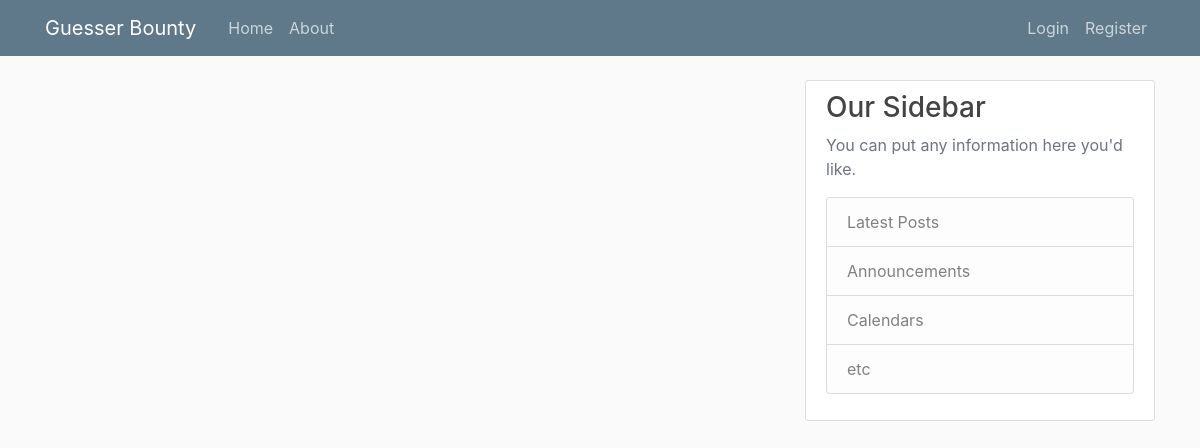
/, run on an earlier commit of the app's database.
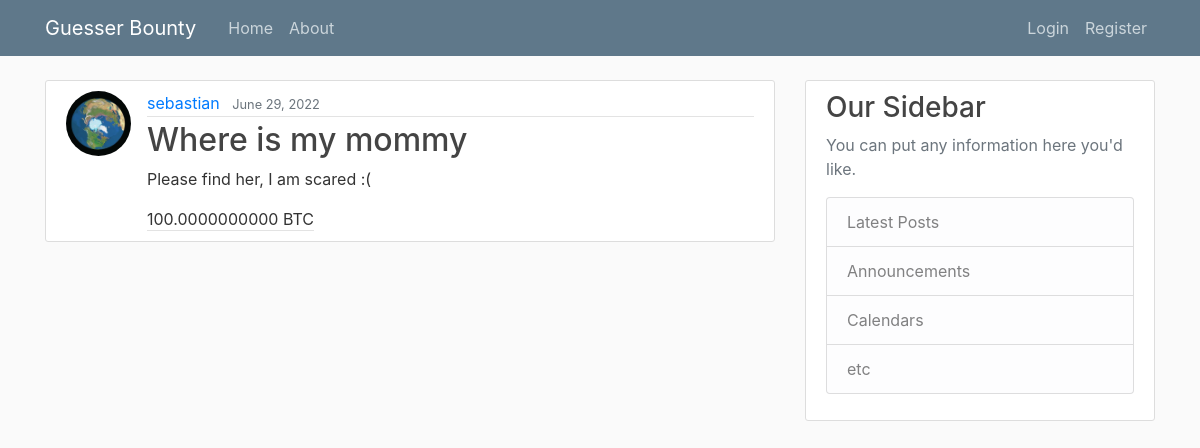
And on a later commit of the database.
### bounty/models.py (models this page shows, shortened)
class Bounty(models.Model):
    title = models.CharField(max_length=128)
    description = models.TextField()
    price = models.DecimalField(max_digits=20,decimal_places=10)
    num_accepted = models.IntegerField(default=0)
    num_submissions = models.IntegerField(default=0)
    date_posted = models.DateTimeField(default=timezone.now)
    is_completed = models.BooleanField(default=False)
    author = models.ForeignKey(User,on_delete=models.CASCADE)
    image = models.ImageField(default="default.jpg",upload_to="bounty_images")

### bounty/views.py (the view)
# urls.py: path('', BountyListView.as_view(),name="bounty-home"),
class BountyListView(ListView):
    model = Bounty
    template_name = "bounty/home.html" # <app>/<model>_<viewtype>.html
    context_object_name = "bounties"
    ordering = ["-date_posted"]
    paginate_by = 10

### bounty/templates/bounty/home.html (shortened to what this page needs)
{% extends "bounty/base.html" %}
{% block content %}
    {% for bounty in bounties %}
        <article class="media content-section">
            <img class="rounded-circle article-img" src="{{ bounty.image.url }}" />
            <div class="media-body">
            <div class="article-metadata">
                <a class="mr-2" href="{% url 'user-bounties' bounty.author.username %}">{{ bounty.author }}</a>
                <small class="text-muted">{{ bounty.date_posted|date:"F d, Y" }}</small>
            </div>
            <h2>
                <a class="article-title" href="{% url 'bounty-detail' bounty.id %}">{{ bounty.title }}</a>
            </h2>
            <p class="article-content">{{ bounty.description }}</p>
            <a class="article-metadata">{{ bounty.price }} BTC</a>
            </div>
        </article>
    {% endfor %}
{% endblock content %}

What changed in the data, as far as the page shows it:
added Bounty: image (placeholder picture), author "sebastian", date_posted "June 29, 2022", title "Where is my mommy", description "Please find her, I am scared :(", price "100.0000000000"
